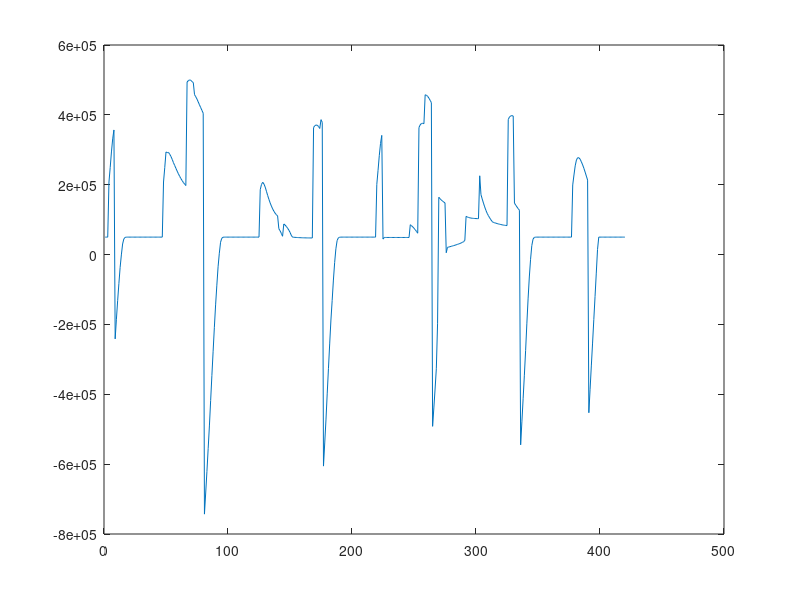

Here is the MATLAB script that generated this plot:
clear;
clc;
load('Tram.mat');
pelect=zeros(size(T,2),1);
for i=1:size(T,2)
    pelect(i,1)=T(1,i).pelec;
end
figure;
plot(1:size(T,2),pelect);
pmax=max(pelect);
ptotal=0;
for i=1:size(pelect,1)
    ptotal=ptotal+pelect(i,1);
end
pavg=ptotal/size(pelect,1);
disp('Average power: ' );
disp(pavg);
if(pavg>=0 && pmax>0)
    pph=1-(pavg/pmax);
else
    pph=1;
end
disp('Potential for hybridization in power: ' );
disp(pph)
for i=1:size(pelect,1)
    energyInBatt(i,1)=-(pelect(i,1)-pavg);
end
eu=max(energyInBatt)-min(energyInBatt);
if(eu~=0 && pmax>=0)
    phe=pmax/eu;
else
    phe=Inf;
end
disp('Potential for hybridization in energy: ' );
disp(phe)